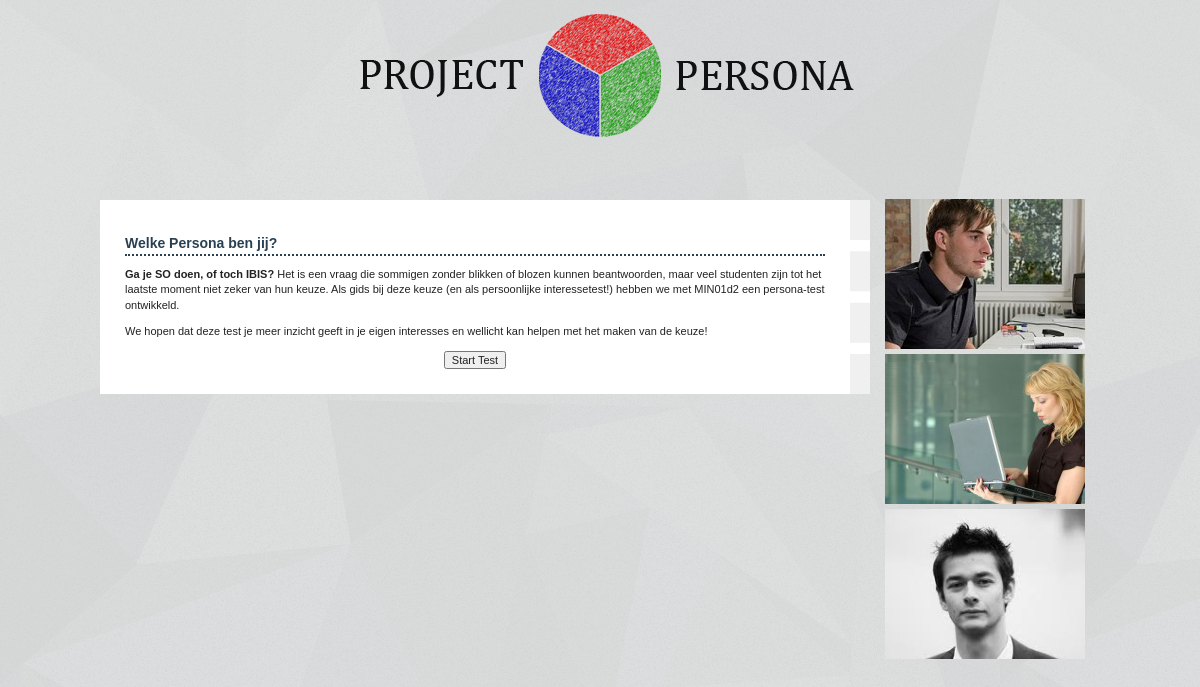
Before: / with the older database file.
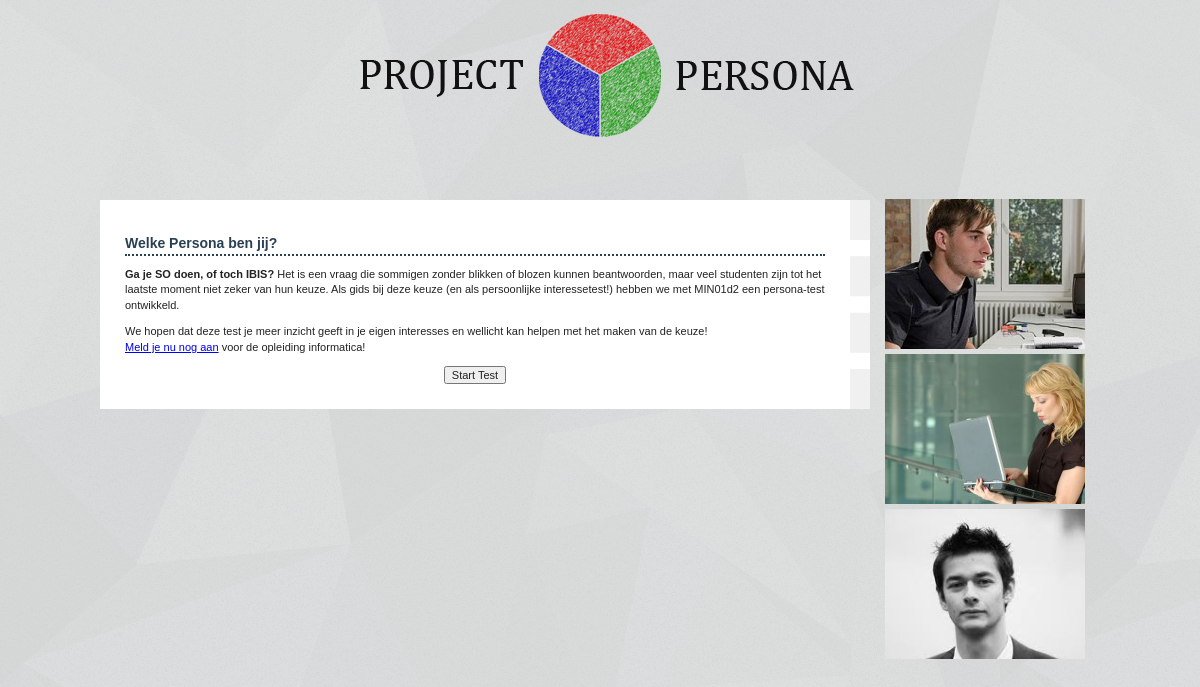
After: the same page with the newer database file.
### tables this page shows
CREATE TABLE IF NOT EXISTS `cms_artikelen` (
  `id` int(11) NOT NULL AUTO_INCREMENT,
  `title` text NOT NULL,
  `html` text NOT NULL,
  `html_side` text NOT NULL,
  `bg_image` text NOT NULL,
  PRIMARY KEY (`id`)
);

### classlib.php (called while the page is built, shortened)
<?php
class SQLConnect {
	var $mysqli;
	function __construct(){
		$this->usr = "root";
		$this->pwd = "umlaut";
		$this->db = "ori";
		$this->host = "localhost";
		$this->mysqli = new mysqli($this->host, $this->usr, $this->pwd, $this->db);
	}
	function queryDB($_q){
		if(!$result = $this->mysqli->query($_q)){
			echo $this->mysqli->error;
		}
		return $result;
	}
}
class Page {
	var $id;
	var $dbConnect;
	function __construct(){
		$this->id = 1;
		$this->dbConnect = new SQLConnect();
	}
	function getContent($_name){
		$return = $this->dbConnect->queryDB("SELECT ".$_name." FROM cms_artikelen WHERE id = ".$this->id."");
		$row = $return->fetch_assoc();
		return $row[$_name];
	}
	function getStatic($_name){
		$_name = basename($_name);
		include 'static/' . $_name . ".php";
	}
}

### index.php (the view, shortened to what this page needs)
<?php
	require_once 'classlib.php';
	$curPage = new Page();
?>
<!DOCTYPE html>
<head>
    <link rel="stylesheet" href="static/css/normalize.css">
    <link rel="stylesheet" href="static/css/main.css">
</head>
<body>
    <header>
        <a style="width:100%; height:100%;display: block;" href="index.php"></a>
    </header>
    <div id="main">
        <?php
        echo $curPage->getContent('html');
        ?>
    </div>
    <aside>
        <?php
        echo $curPage->getStatic('sidebar');
        ?>
    </aside>
</body>
</html>

### static/sidebar.php
<div class="hoverPeter">
	<a href="index.php?id=4">
	</a>
</div>
<div class="hoverLucy">
	<a href="index.php?id=5">
	</a>
</div>
<div class="hoverHans">
	<a href="index.php?id=6">
	</a>
</div>

### static/css/main.css (style rules this page uses)
html, button, input, select, textarea { color: #222; }
body { font-size: 1em; line-height: 1.4; }
* { margin: 0; }
html, body { height: 100%; }
body { width: 1000px; margin: 0 auto; }
aside { padding-top: 24px; float: left; display: block; width: 20%; }
#main { padding: 25px; font-size: 11px; float: left; width: 700px; background-color: #ffffff; margin: 30px auto 0; border-right: 20px dashed #f0f0f0; }
#main h1 { font-size: 14px; border-bottom: 0px; border-bottom: 2px dotted; }
header { background-image: url(../img/header.png); background-repeat: no-repeat; float: left; margin-bottom: 20px; height: 150px; width: 1000px; }
h1 { color: #294052; font-family: 'Carrois Gothic', sans-serif; border-bottom: 2px dotted #294052; }
aside { padding-left: 10px; }
.hoverPeter { margin: 5px; display: block; width: 200px; height: 150px; background-image: url(../img/peter.jpg); }
.hoverPeter a { display: block; width: 100%; height:100%; }
.hoverLucy { margin: 5px; display: block; width: 200px; height: 150px; background-image: url(../img/lucy.jpg); }
.hoverLucy a { display: block; width: 100%; height:100%; }
.hoverHans { margin: 5px; display: block; width: 200px; height: 150px; background-image: url(../img/hans.jpg); }
.hoverHans a { display: block; width: 100%; height:100%; }

Changed rows visible on the page:
changed cms_artikelen: html "…maken van de keuze! Start Test" → "…maken van de keuze! Meld je nu nog aan voor de opleiding informatica! Start Test"
